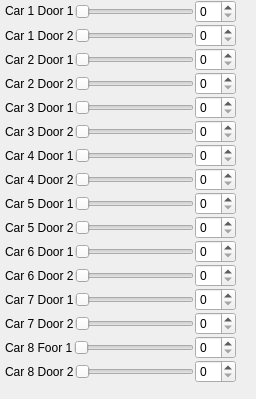
              <widget class="QWidget" name="scrollAreaWidgetContents">
               <property name="geometry">
                <rect>
                 <x>0</x>
                 <y>0</y>
                 <width>256</width>
                 <height>399</height>
                </rect>
               </property>
               <layout class="QVBoxLayout" name="verticalLayout_9">
                <property name="spacing">
                 <number>1</number>
                </property>
                <property name="leftMargin">
                 <number>5</number>
                </property>
                <property name="topMargin">
                 <number>0</number>
                </property>
                <property name="rightMargin">
                 <number>20</number>
                </property>
                <property name="bottomMargin">
                 <number>0</number>
                </property>
                <item>
                 <layout class="QHBoxLayout" name="p2_horizontalLayout_1">
                  <item>
                   <widget class="QLabel" name="label">
                    <property name="maximumSize">
                     <size>
                      <width>16777215</width>
                      <height>22</height>
                     </size>
                    </property>
                    <property name="text">
                     <string>Car 1 Door 1</string>
                    </property>
                   </widget>
                  </item>
                  <item>
                   <widget class="QSlider" name="p2_horizontalSlider_1">
                    <property name="orientation">
                     <enum>Qt::Horizontal</enum>
                    </property>
                   </widget>
                  </item>
                  <item>
                   <widget class="QSpinBox" name="p2_spinBox_1"/>
                  </item>
                 </layout>
                </item>
                <item>
                 <layout class="QHBoxLayout" name="p2_horizontalLayout_2">
                  <item>
                   <widget class="QLabel" name="label_11">
                    <property name="text">
                     <string>Car 1 Door 2</string>
                    </property>
                   </widget>
                  </item>
                  <item>
                   <widget class="QSlider" name="p2_horizontalSlider_2">
                    <property name="orientation">
                     <enum>Qt::Horizontal</enum>
                    </property>
                   </widget>
                  </item>
                  <item>
                   <widget class="QSpinBox" name="p2_spinBox_2"/>
                  </item>
                 </layout>
                </item>
                <item>
                 <layout class="QHBoxLayout" name="p2_horizontalLayout_3">
                  <item>
                   <widget class="QLabel" name="label_2">
                    <property name="text">
                     <string>Car 2 Door 1</string>
                    </property>
                   </widget>
                  </item>
                  <item>
                   <widget class="QSlider" name="p2_horizontalSlider_3">
                    <property name="orientation">
                     <enum>Qt::Horizontal</enum>
                    </property>
                   </widget>
                  </item>
                  <item>
                   <widget class="QSpinBox" name="p2_spinBox_3"/>
                  </item>
                 </layout>
                </item>
                <item>
                 <layout class="QHBoxLayout" name="p2_horizontalLayout_4">
                  <item>
                   <widget class="QLabel" name="label_9">
                    <property name="text">
                     <string>Car 2 Door 2</string>
                    </property>
                   </widget>
                  </item>
                  <item>
                   <widget class="QSlider" name="p2_horizontalSlider_4">
                    <property name="orientation">
                     <enum>Qt::Horizontal</enum>
                    </property>
                   </widget>
                  </item>
                  <item>
                   <widget class="QSpinBox" name="p2_spinBox_4"/>
                  </item>
                 </layout>
                </item>
                <item>
                 <layout class="QHBoxLayout" name="p2_horizontalLayout_5">
                  <item>
                   <widget class="QLabel" name="label_19">
                    <property name="text">
                     <string>Car 3 Door 1</string>
                    </property>
                   </widget>
                  </item>
                  <item>
                   <widget class="QSlider" name="p2_horizontalSlider_5">
                    <property name="orientation">
                     <enum>Qt::Horizontal</enum>
                    </property>
                   </widget>
                  </item>
                  <item>
                   <widget class="QSpinBox" name="p2_spinBox_5"/>
                  </item>
                 </layout>
                </item>
                <item>
                 <layout class="QHBoxLayout" name="p2_horizontalLayout_6">
                  <item>
                   <widget class="QLabel" name="label_18">
                    <property name="text">
                     <string>Car 3 Door 2</string>
                    </property>
                   </widget>
                  </item>
                  <item>
                   <widget class="QSlider" name="p2_horizontalSlider_6">
                    <property name="orientation">
                     <enum>Qt::Horizontal</enum>
                    </property>
                   </widget>
                  </item>
                  <item>
                   <widget class="QSpinBox" name="p2_spinBox_6"/>
                  </item>
                 </layout>
                </item>
                <item>
                 <layout class="QHBoxLayout" name="p2_horizontalLayout_7">
                  <item>
                   <widget class="QLabel" name="label_17">
                    <property name="text">
                     <string>Car 4 Door 1</string>
                    </property>
                   </widget>
                  </item>
                  <item>
                   <widget class="QSlider" name="p2_horizontalSlider_7">
                    <property name="orientation">
                     <enum>Qt::Horizontal</enum>
                    </property>
                   </widget>
                  </item>
                  <item>
                   <widget class="QSpinBox" name="p2_spinBox_7"/>
                  </item>
                 </layout>
                </item>
                <item>
                 <layout class="QHBoxLayout" name="p2_horizontalLayout_8">
                  <item>
                   <widget class="QLabel" name="label_16">
                    <property name="text">
                     <string>Car 4 Door 2</string>
                    </property>
                   </widget>
                  </item>
                  <item>
                   <widget class="QSlider" name="p2_horizontalSlider_8">
                    <property name="orientation">
                     <enum>Qt::Horizontal</enum>
                    </property>
                   </widget>
                  </item>
                  <item>
                   <widget class="QSpinBox" name="p2_spinBox_8"/>
                  </item>
                 </layout>
                </item>
                <item>
                 <layout class="QHBoxLayout" name="p2_horizontalLayout_9">
                  <item>
                   <widget class="QLabel" name="label_15">
                    <property name="text">
                     <string>Car 5 Door 1</string>
                    </property>
                   </widget>
                  </item>
                  <item>
                   <widget class="QSlider" name="p2_horizontalSlider_9">
                    <property name="orientation">
                     <enum>Qt::Horizontal</enum>
                    </property>
                   </widget>
                  </item>
                  <item>
                   <widget class="QSpinBox" name="p2_spinBox_9"/>
                  </item>
                 </layout>
                </item>
                <item>
                 <layout class="QHBoxLayout" name="p2_horizontalLayout_10">
                  <item>
                   <widget class="QLabel" name="label_14">
                    <property name="text">
                     <string>Car 5 Door 2</string>
                    </property>
                   </widget>
                  </item>
                  <item>
                   <widget class="QSlider" name="p2_horizontalSlider_10">
                    <property name="orientation">
                     <enum>Qt::Horizontal</enum>
                    </property>
                   </widget>
                  </item>
                  <item>
                   <widget class="QSpinBox" name="p2_spinBox_10"/>
                  </item>
                 </layout>
                </item>
                <item>
                 <layout class="QHBoxLayout" name="p2_horizontalLayout_11">
                  <item>
                   <widget class="QLabel" name="label_13">
                    <property name="text">
                     <string>Car 6 Door 1</string>
                    </property>
                   </widget>
                  </item>
                  <item>
                   <widget class="QSlider" name="p2_horizontalSlider_11">
                    <property name="orientation">
                     <enum>Qt::Horizontal</enum>
                    </property>
                   </widget>
                  </item>
                  <item>
                   <widget class="QSpinBox" name="p2_spinBox_11"/>
                  </item>
                 </layout>
                </item>
                <item>
                 <layout class="QHBoxLayout" name="p2_horizontalLayout_12">
                  <item>
                   <widget class="QLabel" name="label_12">
                    <property name="text">
                     <string>Car 6 Door 2</string>
                    </property>
                   </widget>
                  </item>
                  <item>
                   <widget class="QSlider" name="p2_horizontalSlider_12">
                    <property name="orientation">
                     <enum>Qt::Horizontal</enum>
                    </property>
                   </widget>
                  </item>
                  <item>
                   <widget class="QSpinBox" name="p2_spinBox_12"/>
                  </item>
                 </layout>
                </item>
                <item>
                 <layout class="QHBoxLayout" name="p2_horizontalLayout_13">
                  <item>
                   <widget class="QLabel" name="label_10">
                    <property name="text">
                     <string>Car 7 Door 1</string>
                    </property>
                   </widget>
                  </item>
                  <item>
                   <widget class="QSlider" name="p2_horizontalSlider_13">
                    <property name="orientation">
                     <enum>Qt::Horizontal</enum>
                    </property>
                   </widget>
                  </item>
                  <item>
                   <widget class="QSpinBox" name="p2_spinBox_13"/>
                  </item>
                 </layout>
                </item>
                <item>
                 <layout class="QHBoxLayout" name="p2_horizontalLayout_14">
                  <item>
                   <widget class="QLabel" name="label_6">
                    <property name="text">
                     <string>Car 7 Door 2</string>
                    </property>
                   </widget>
                  </item>
                  <item>
                   <widget class="QSlider" name="p2_horizontalSlider_14">
                    <property name="orientation">
                     <enum>Qt::Horizontal</enum>
                    </property>
                   </widget>
                  </item>
                  <item>
                   <widget class="QSpinBox" name="p2_spinBox_14"/>
                  </item>
                 </layout>
                </item>
                <item>
                 <layout class="QHBoxLayout" name="p2_horizontalLayout_15">
                  <item>
                   <widget class="QLabel" name="label_7">
                    <property name="text">
                     <string>Car 8 Foor 1</string>
                    </property>
                   </widget>
                  </item>
                  <item>
                   <widget class="QSlider" name="p2_horizontalSlider_15">
                    <property name="orientation">
                     <enum>Qt::Horizontal</enum>
                    </property>
                   </widget>
                  </item>
                  <item>
                   <widget class="QSpinBox" name="p2_spinBox_15"/>
                  </item>
                 </layout>
                </item>
                <item>
                 <layout class="QHBoxLayout" name="p2_horizontalLayout_16">
                  <item>
                   <widget class="QLabel" name="label_4">
                    <property name="text">
                     <string>Car 8 Door 2</string>
                    </property>
                   </widget>
                  </item>
                  <item>
                   <widget class="QSlider" name="p2_horizontalSlider_16">
                    <property name="orientation">
                     <enum>Qt::Horizontal</enum>
                    </property>
                   </widget>
                  </item>
                  <item>
                   <widget class="QSpinBox" name="p2_spinBox_16"/>
                  </item>
                 </layout>
                </item>
               </layout>
              </widget>
